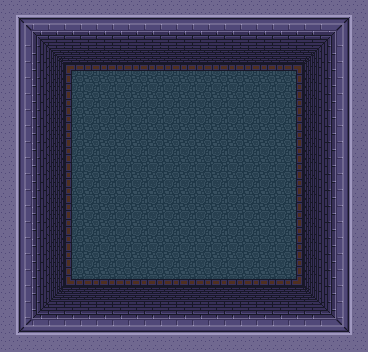

Rendered tile map (Tiled .tmx) drawn with the repository's tilesets; below, a short description and the map source with its tile grids summarised:
An orthogonal 23x22 tile map with 16x16 px tiles, 2 tile layers (floor , walls).

<map version="1.0" orientation="orthogonal" width="23" height="22" tilewidth="16" tileheight="16">
 <properties>
  <property name="map_name" value="Test Map" />
 </properties>
 <tileset firstgid="1" name="lttp_castlebasement1" tilewidth="16" tileheight="16">
  <image source="lttp_castlebasement1.png" width="1184" height="1006" />
 </tileset>
 <layer name="floor " width="23" height="22">
  <data>[506 cells, 506 non-empty, 1 distinct tile ids]</data>
 </layer>
 <layer name="walls" width="23" height="22">
  <data>[506 cells, 350 non-empty, 51 distinct tile ids]</data>
 </layer>
</map>
